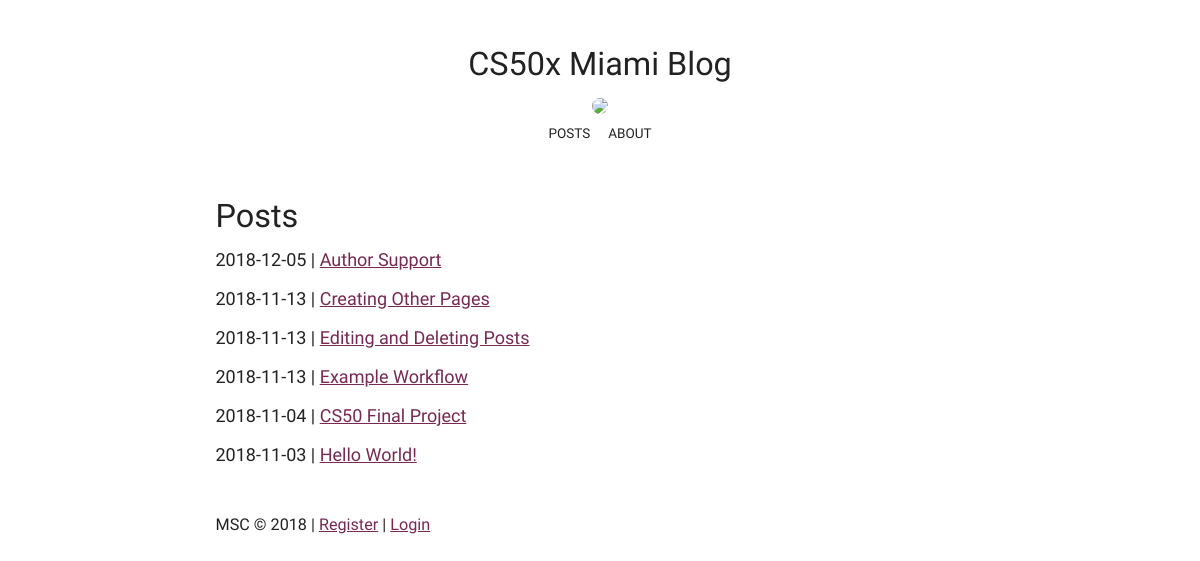
The page / on the database its author committed.
### tables this page shows
CREATE TABLE 'posts' ('title' TEXT NOT NULL, 'post' TEXT NOT NULL,'date' date NOT NULL, 'id'  INTEGER PRIMARY KEY NOT NULL DEFAULT CURRENT_TIMESTAMP  , 'author' text);

### application.py (the view)
@app.route("/")
def index():
    blog = db.execute("SELECT * FROM posts ORDER BY id DESC")
    blogLen = len(blog)
    if 'user' in session:
        return render_template ( "index.html", session=session, blog=blog, blogLen=blogLen )
    return render_template ( "index.html", blog=blog, blogLen=blogLen )

### templates/index.html (shortened to what this page needs)
{% extends "base.html" %}
{% block body %}
    <h2>Posts</h2>
    {% for i in range(blogLen) %}
        <p>{{ blog[i]["date"] }} | <a href="{{ blog[i]["id"] }}/">{{ blog[i]["title"] }}</a>
    {% endfor %}
{% endblock %}

### templates/base.html (shortened to what this page needs)
<!DOCTYPE html>
<html lang="en">
  <head>
    <link href="{{ url_for('static',filename='css/minimal.css') }}"
          rel="stylesheet" type="text/css" />
  </head>
  <body>
    <div class="container">
      <nav>
        <h2><a href="/" class="logo">CS50x Miami Blog</a></h2>
        <a href="/"><img src="{{ url_for('static',filename='img/msc.jpg') }}" class="round"></a>
        <ul class="blocknav">
          <li><a href="/">Posts</a></li>
          <li><a href="/about">About</a></li>
        </ul>
      </nav>
      <main>
        <div>
          {% block body %}{% endblock %}
        </div>
      </main>
      <footer>
        <div>
          {% if session %}
            <p class="small">MSC &#169; 2018 | <a href="/post/">Write Post</a> | <a href="/logout/">Logout</a></p>
          {% else %}
            <p class="small">MSC &#169; 2018 | <a href="/new/">Register</a> | <a href="/user/">Login</a></p>
          {% endif %}
        </div>
      </footer>
    </div>
  </body>
</html>

### static/css/minimal.css (style rules this page uses)
* { box-sizing: border-box; margin: 0; padding: 0; }
html { overflow-y: scroll; }
body { font-family: 'Catamaran', 'Helvetica', 'Arial', sans-serif; font-size: 18px; color: #222; padding: 0 5%; }
.container { max-width: 769px; margin: 1.5rem auto; }
h1, h2, h3, h4, h5, h6 { font-weight: 300; }
h2 { font-size: 1.8em; line-height: 1.2em; margin-bottom: .4em; margin-top: 1.4em; }
a:link, a:visited, a:active { color: #772953; text-decoration: underline; }
ul { list-style-type: square; }
ul, ol { margin-bottom: 1.0rem; margin-left: 1.5rem; }
li { margin-bottom: 0.7rem; }
nav { text-align: center; margin-bottom: 1.5rem; }
.blocknav a { display: block; text-align: center; text-decoration: none; }
.blocknav a:link, .blocknav a:visited, .blocknav a:active { color: #222; font-weight: normal; }
.blocknav li { list-style-type: none; margin-left: 0; font-size: 75%; text-transform: uppercase; }
ul.blocknav { margin-bottom: 1.0em; margin-left: 0; }
a.logo { text-decoration: none; }
a.logo:link, a.logo:visited, a.logo:active { text-decoration: none; color: #222; }
img.round { width: 100px; border-radius: 50%; border: 0px; }
img { max-width: 100%; }
p { margin-bottom: 1em; }
p.small { font-size: 0.9em; }
@media (min-width: 769px) { footer { margin-top: 50px; } }
@media (min-width: 769px) { .logo { display: inline-block; } }
@media (min-width: 769px) { ul.blocknav { margin-top: 0.15rem; } }
@media (min-width: 769px) { .blocknav li { display: inline-block; margin-right: 1em; } }
@media (min-width: 769px) { .blocknav li:last-child { margin-right: 0; } }

### rows shown on the page
posts: date "2018-12-05", title "Author Support"
posts: date "2018-11-13", title "Creating Other Pages"
posts: date "2018-11-13", title "Editing and Deleting Posts"
posts: date "2018-11-13", title "Example Workflow"
posts: date "2018-11-04", title "CS50 Final Project"
posts: date "2018-11-03", title "Hello World!"
